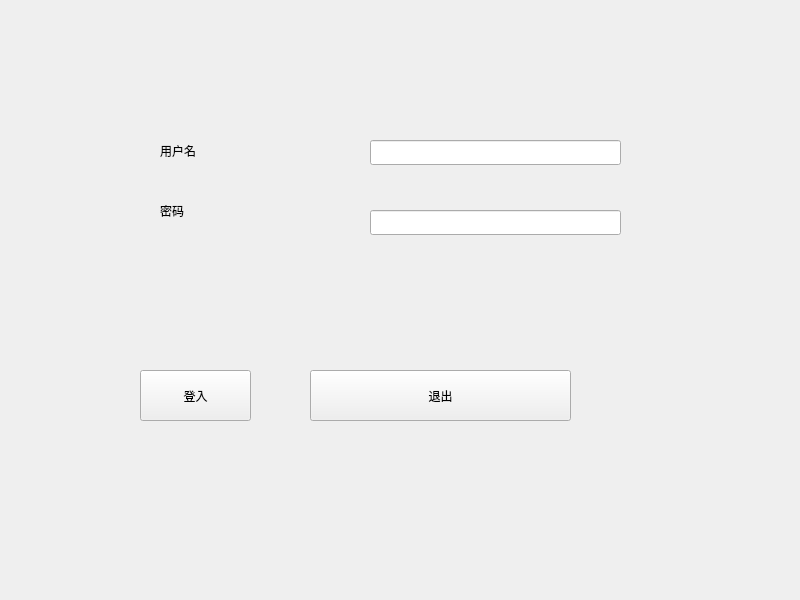
<?xml version="1.0" encoding="UTF-8"?>
<ui version="4.0">
 <class>Widget</class>
 <widget class="QWidget" name="Widget">
  <property name="geometry">
   <rect>
    <x>0</x>
    <y>0</y>
    <width>800</width>
    <height>600</height>
   </rect>
  </property>
  <property name="windowTitle">
   <string>Widget</string>
  </property>
  <widget class="QPushButton" name="pushButton_3">
   <property name="geometry">
    <rect>
     <x>140</x>
     <y>370</y>
     <width>111</width>
     <height>51</height>
    </rect>
   </property>
   <property name="text">
    <string>登入</string>
   </property>
  </widget>
  <widget class="QPushButton" name="pushButton_4">
   <property name="geometry">
    <rect>
     <x>310</x>
     <y>370</y>
     <width>261</width>
     <height>51</height>
    </rect>
   </property>
   <property name="text">
    <string>退出</string>
   </property>
  </widget>
  <widget class="QLineEdit" name="lineEdit">
   <property name="geometry">
    <rect>
     <x>370</x>
     <y>140</y>
     <width>251</width>
     <height>25</height>
    </rect>
   </property>
  </widget>
  <widget class="QLabel" name="label_2">
   <property name="geometry">
    <rect>
     <x>160</x>
     <y>190</y>
     <width>61</width>
     <height>41</height>
    </rect>
   </property>
   <property name="text">
    <string>密码</string>
   </property>
  </widget>
  <widget class="QLabel" name="label_3">
   <property name="geometry">
    <rect>
     <x>160</x>
     <y>130</y>
     <width>61</width>
     <height>41</height>
    </rect>
   </property>
   <property name="text">
    <string>用户名</string>
   </property>
  </widget>
  <widget class="QLineEdit" name="lineEdit_2">
   <property name="geometry">
    <rect>
     <x>370</x>
     <y>210</y>
     <width>251</width>
     <height>25</height>
    </rect>
   </property>
  </widget>
 </widget>
 <resources/>
 <connections/>
</ui>
